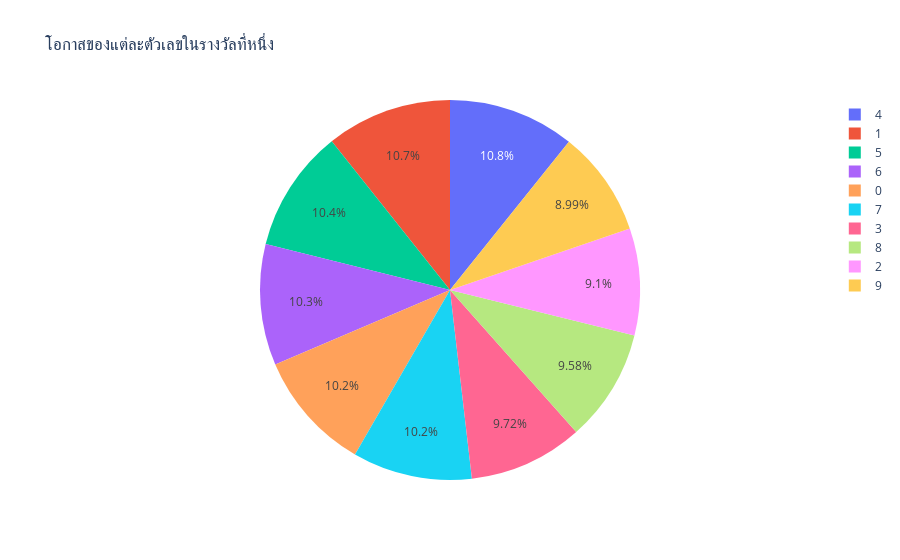

Notebook source saved alongside this figure:
### Code cell
occurrence = {}

for digit in ['first','second','third','fourth','fifth','sixth']:
    num = df[f'{digit}_digit'].value_counts()
    for id in num.index:
        occurrence[id] = occurrence.get(id, 0) + num[id]
    
occurrence_series = pd.Series(occurrence)
occurrence_df = pd.DataFrame({
    'Digit': occurrence_series.index.astype(str),
    'Count': occurrence_series.values
})

# Create the pie chart
fig = px.pie(occurrence_df, names='Digit', values='Count', title="โอกาสของแต่ละตัวเลขในรางวัลที่หนึ่ง")
fig.show()

### Figure 1 — Plotly figure (JSON) as saved in the notebook; plotly's stock layout.template omitted (floating-point values rounded to 4 significant figures)
{"data": [{"domain": {"x": [0, 1], "y": [0, 1]}, "hovertemplate": "Digit=%{label}<br>Count=%{value}<extra></extra>", "labels": ["5", "1", "6", "9", "4", "2", "0", "8", "3", "7"], "legendgroup": "", "name": "", "showlegend": true, "type": "pie", "values": [300, 308, 297, 259, 310, 262, 295, 276, 280, 293]}], "layout": {"legend": {"tracegroupgap": 0}, "title": {"text": "โอกาสของแต่ละตัวเลขในรางวัลที่หนึ่ง"}}}
